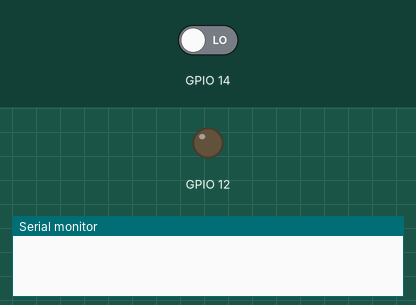
Bench run of a sketch on a simulated ESP32. Shown: output pins drawn as LEDs (lit = HIGH), the last lines printed to the serial monitor. Inputs (shaded band) come from the test bench; at power-on: GPIO 14 LOW.

Above: at 1.2 s.
1.3 s: GPIO 14 driven HIGH
At 1.8 s:
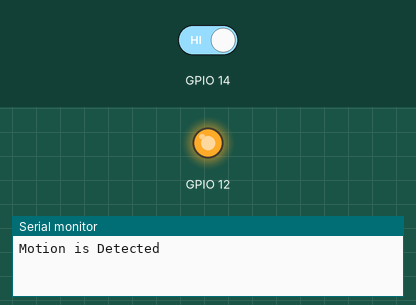
2.8 s: GPIO 14 driven LOW
At 4.1 s:
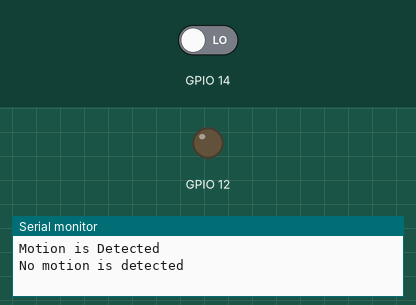
Timing chart, 0 to 5.8 s (numbered marks = the images above; inputs shaded):
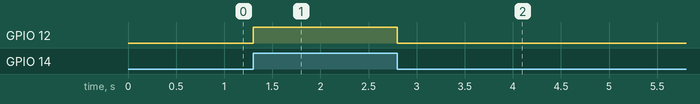

The sketch:

sketch.ino
```cpp
int StatePir = LOW;
int val = 0;

void setup() {
  pinMode(12, OUTPUT);
  pinMode(14, INPUT);
  Serial.begin(9600);
}

void loop() {
  val = digitalRead(14);
  if (val == HIGH) {
    digitalWrite(12, HIGH);
    if (StatePir == LOW) {
      Serial.println("Motion is Detected");
      StatePir = HIGH;
    }
  } else {
    digitalWrite(12, LOW);
    if (StatePir == HIGH) {
      Serial.println("No motion is detected");
      StatePir = LOW;
    }
  }
}
```

Measured:
- after the input at 1.3 s, GPIO 12: LOW → HIGH at once
- after the input at 2.8 s, GPIO 12: HIGH → LOW at once
